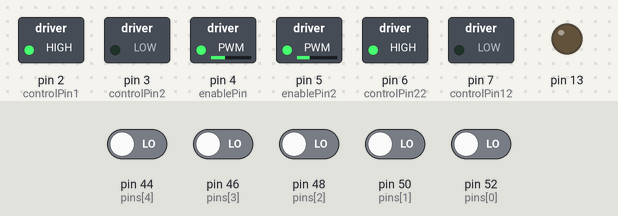
Recording of a sketch running on a simulated Arduino Mega 2560, built with avr-gcc and run on an emulated ATmega2560. Shown: switched loads named in the sketch (green lamp = pin HIGH), output pins drawn as LEDs (lit = HIGH). Dashed ring = blinking. The test bench sets the inputs (shaded band); at power-on: pin 44 (pins[4]), pin 46 (pins[3]), pin 48 (pins[2]), pin 50 (pins[1]), pin 52 (pins[0]) LOW.

Above: at 1.2 s.
1.3 s: pin 44 (pins[4]) driven HIGH
At 1.7 s:
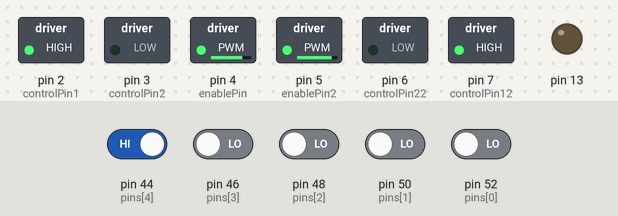
2.8 s: pin 52 (pins[0]) driven HIGH
At 4.28 s:
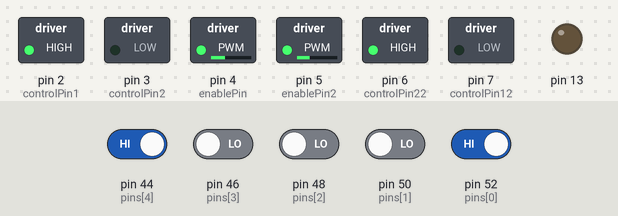
5.8 s: pin 46 (pins[3]) driven HIGH
At 5.98 s:
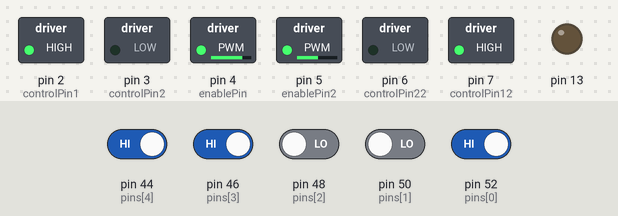
7.9 s: pin 50 (pins[1]) driven HIGH
At 8.84 s:
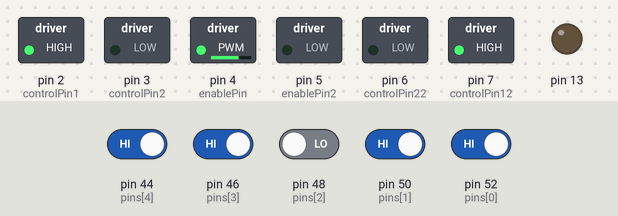
10.9 s: pin 44 (pins[4]) driven LOW
At 12.1 s:
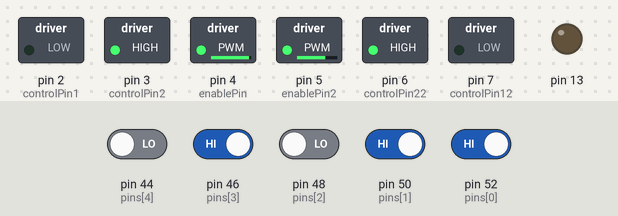
12.4 s: pin 52 (pins[0]) driven LOW
At 13.32 s:
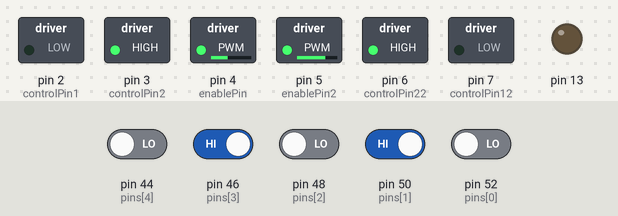
Timing chart, 0 to 16.4 s (numbered marks = the images above; inputs shaded):
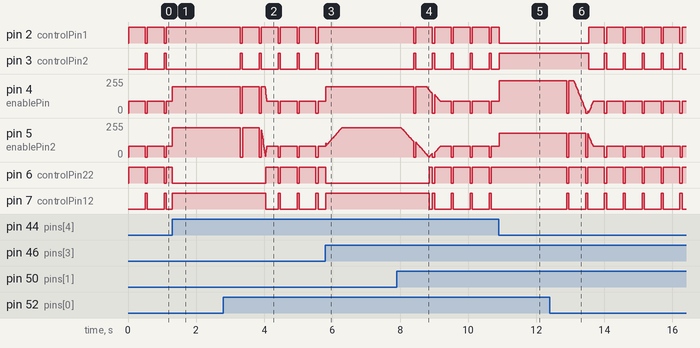

Measured:
- after the input at 1.3 s, pin 2 (controlPin1): stops changing and stays HIGH; pin 3 (controlPin2): stops changing and stays LOW
- after the input at 2.8 s, pin 2 (controlPin1): alternates HIGH for 0.49 s and LOW for 0.06 s, starting after 0.50 s; pin 3 (controlPin2): alternates HIGH for 0.06 s and LOW for 0.49 s, starting after 0.50 s
- after the input at 5.8 s, pin 2 (controlPin1): stops changing and stays HIGH; pin 3 (controlPin2): stops changing and stays LOW
- after the input at 7.9 s, pin 2 (controlPin1): alternates HIGH for 0.49 s and LOW for 0.06 s, starting after 0.49 s; pin 3 (controlPin2): alternates HIGH for 0.06 s and LOW for 0.49 s, starting after 0.49 s
- after the input at 10.9 s, pin 6 (controlPin22): stops changing and stays HIGH; pin 7 (controlPin12): stops changing and stays LOW
- after the input at 12.4 s, pin 2 (controlPin1): alternates HIGH for 0.49 s and LOW for 0.06 s, starting after 1.1 s; pin 3 (controlPin2): alternates HIGH for 0.06 s and LOW for 0.49 s, starting after 1.1 s
- by itself, pin 2 (controlPin1): alternates HIGH for 0.49 s and LOW for 0.06 s
- by itself, pin 3 (controlPin2): alternates HIGH for 0.06 s and LOW for 0.49 s

The sketch:

control45.ino
```cpp
// Constants
// Please use define instead of creating variable

int pins[5] = {52,50,48,46,44}; //left to right pins for ir sensor

#define threshold 11

#define k 40.0 // coefficient for error, type is float // 30.0
#define kd 60.0 // coefficient for derivative of error // 8.0
#define ki 85.0 // coefficient for integral of error // 50.0

#define iDur 96 // length of array

// 2, 3, 9 is the left motor
#define controlPin1 2 // aangesloten aan pin 7 van de H-bridge
#define controlPin2 3 // aangesloten aan pin 2 van de H-bridge
#define enablePin 4   // aangesloten aan pin 1 van de H-bridge

// 6, 7, 10 is the right motor
#define controlPin12 7 // aangesloten aan pin 15 van de H-bridge
#define controlPin22 6 // aangesloten aan pin 10 van de H-bridge
#define enablePin2 5  // aangesloten aan pin 9 van de H-bridge

// Ultrasonic
#define trigPinFront 8
#define echoPinFront 9
#define trigPinSide 10 // side one is on the left
#define echoPinSide 11

// Line Tracking
#define forwardSpeed 80 // forward speed
#define maxTurn 180 // max forward speed
#define minTurn -220 // max backward speed

// obstacles avoiding
#define curvingSpeed 80
#define nudgeFactor 50 // how much does the car turn when avoiding obstacles based on increasing/decreasing distance
#define turnRadius 7 // radius for turning
#define distThreshold 10 // dist for fornt
#define distThresholdSide 35 // dist avg for side, +-5
#define curvingTime 200
#define afterObjTime 500 // time spent turning right after getting over obstacles
float distFront, distSide;

bool sensors[5] = {false,false,false,false,false};
int sensorPos = 0;
int blacknum = 0;

// data required to calculate de/dt
unsigned long prevTime = 0;
int prevPos=0;

// data required to do integral of error
int integralList[iDur]; // The value of prev 128 error
int integralTime[iDur]; // The duration of the prev 128 error
int integralIndex=0; // point at the current overwriting value in list
long integralSum = 0;// won't overflow
int totalTime = 0;
int t2;

int turnFactor; // >0:turning right, <0:turning left

// current activity
// 0:nothing, 1:going forward, 2:going backward, 3:turning left, 4:turning right
int current = 0;

// MOTOR CONTROL -------------------------
void setMotors(int s1, int s2) {
  // move motors at s1, s2
  if(s1 > 0) {
    digitalWrite(controlPin1, HIGH);
    digitalWrite(controlPin2, LOW);

  }
  else {
    digitalWrite(controlPin1, LOW);
    digitalWrite(controlPin2, HIGH);
  }

  // foward -> r2 = 1
  if(s2 > 0) {
    digitalWrite(controlPin12, LOW);
    digitalWrite(controlPin22, HIGH);
  }
  else {
    digitalWrite(controlPin12, HIGH);
    digitalWrite(controlPin22, LOW);
  }

  analogWrite(enablePin,  abs(int(s1*1.1)));
  analogWrite(enablePin2, abs(s2));
}

float getDelay(int pin){
  float de = pulseIn(pin, HIGH, 10000L) * 0.017;
  if (de==0.0)de=170.0;
  return de;
}

void blink(int n){
  // make l light blink n times
  for (int i=0; i<n;i++){
    digitalWrite(13,HIGH);
    delay(500);
    digitalWrite(13,LOW);
    delay(500);
  }
}


// ULTRASONIC ----------------------------
void getDistance(int x) { // x = 1 is front, x = 0 is side
  if (x == 1) {
    digitalWrite(trigPinFront, LOW);
    delayMicroseconds(5);
    digitalWrite(trigPinFront, HIGH);
    delayMicroseconds(10);
    digitalWrite(trigPinFront, LOW);

    distFront = getDelay(echoPinFront);

  } else {
    digitalWrite(trigPinSide, LOW);
    delayMicroseconds(5);
    digitalWrite(trigPinSide, HIGH);
    delayMicroseconds(10);
    digitalWrite(trigPinSide, LOW);

    distSide = getDelay(echoPinSide);
  }
}

void checkObject() {
  int turnspeed = 160;
  // new distance created due to curving time? d <= sqrt(threshold^2 + (vt)^2)
  // accounted by nudge time
  getDistance(1);
  if (distFront < distThreshold) {
    // turning right
    setMotors(0, 0);
    delay(100);
    setMotors(turnspeed, -turnspeed);
    getDistance(0);
    while (distSide > distThresholdSide) {
      getDistance(0);
    }
    setMotors(0, 0);

    while (blacknum < 2) {

      //go forward
      digitalWrite(13,HIGH);
      setMotors(curvingSpeed, curvingSpeed);
      delay(curvingTime);
      getDistance(0);
      unsigned long t=millis();
      // go until object not detected / too far
      while (distSide < distThresholdSide+2){
        if(millis()>(t+500)){
          setMotors(0,0);
          delay(150);
          setMotors(curvingSpeed, curvingSpeed);
          t=millis();
        }
        getDistance(0);
        readSensor();
        if (blacknum >= 2)goto endObj;
      }

      setMotors(0, 0);
      digitalWrite(13,LOW);

      delay(300);

      setMotors(-turnspeed,turnspeed);
      getDistance(0);

      while (distSide > distThresholdSide+5) { // turn until object is detected
        getDistance(0);
        readSensor();
        if (blacknum >= 2)goto endObj; // exit loop
      }

      setMotors(0, 0);
      delay(300);

      // nudge wiwii towards the object to account for any distance created
      digitalWrite(13,HIGH);
      if (turnRadius>distSide){//getting closer
        setMotors(turnspeed,-turnspeed);
      } else setMotors(-turnspeed,turnspeed);
      delay((int)(nudgeFactor*abs(turnRadius-distSide)));
      digitalWrite(13,LOW);

      // since it's nudged, we need to have it go forward until it see the object on it's side again
      // go until object detected
      setMotors(curvingSpeed, curvingSpeed);
      while (distSide > distThresholdSide){
        getDistance(0);
        readSensor();
        if (blacknum >= 2)goto endObj; // exit loop
      }
      setMotors(0,0);
    }
    // Reset the data for dk
    endObj:;
    setMotors(0,0);
    blink(3);
    // turn back a bit for better ir handling
    setMotors(turnspeed, -turnspeed);
    delay(afterObjTime);
    setMotors(0,0);
    resetIR();
  }
}

// IR ------------------------------------
void readSensor(){
  // read data from sensor and store result in sensorPos
  // note: sensors should not be referenced in outside scope

  // prepare sensor
  for(int p:pins){
    pinMode(p, OUTPUT);
    digitalWrite(p,HIGH);
  }
  delay(1);
  for(int p:pins){
    pinMode(p, INPUT);
  }
  delay(threshold);

  // check if the value changed
  bool changed = false;
  int sv;
  for(int i=0;i<5;i++){
    sv = digitalRead(pins[i])==HIGH;//IF IT'S BLACK
    if(sensors[i]!=sv){
      changed=true;
      sensors[i]=sv;
    }
  }

  if(changed){// if changed, get new pos
    blacknum = 0;
    sensorPos=0;
    for(int i=0;i<5;i++){
      if(sensors[i]){
        blacknum+=1;
        sensorPos += (i-2);
      }
    }
    // adjust for number of value added, make sure result is an integer;
    sensorPos = 12/blacknum*sensorPos;
  }
}

void resetIR(){
  // reset the data for ir sensor

  // init integralList and integralTime
  for(int i=0;i<128;i++){
    integralList[i] = 0;
    integralTime[i] = 0;
  }
  readSensor();
  prevTime = millis();
  prevPos = sensorPos;
}

void calTurn(){
  // calculate integral and derivative of error to get the turn factor
  // integral
  unsigned long curTime = millis();
  integralSum -= integralList[integralIndex]*integralTime[integralIndex];
  totalTime -= integralTime[integralIndex];
  integralList[integralIndex] = sensorPos;
  integralTime[integralIndex] = (int)(curTime-prevTime);
  integralSum += sensorPos*(curTime-prevTime);
  totalTime += (int)(curTime-prevTime);
  integralIndex++;
  if (integralIndex==iDur)integralIndex=0;
  // turn factor
  turnFactor = (int)(integralSum*ki/totalTime + (sensorPos-prevPos)*kd/max(1,(curTime-prevTime)) + k*sensorPos);

}

void controller() {
  calTurn();
  // Serial.println(turnFactor);
  // Serial.print("\t");
  // for (bool i:sensors){
  //   Serial.print(i);
  //   Serial.print(", ");
  // }
  setMotors(min(maxTurn,max(minTurn, forwardSpeed+turnFactor)), min(maxTurn,max(minTurn, forwardSpeed-turnFactor)));
  if (sensorPos!=0){
    t2=millis();
  }
  if(millis()>(t2+500)){
    setMotors(0,0);
    delay(50);
    t2=millis();
  }
  prevTime = millis();
  prevPos = sensorPos;
}

// SETUP & LOOP -------------------------
void setup() {
  Serial.begin(9600);
  // do not do this, this mess up pin 0 and 1

  int t2=millis();
  // set mode for motor pins
  pinMode(controlPin1, OUTPUT);
  pinMode(controlPin2, OUTPUT);
  pinMode(enablePin, OUTPUT);
  pinMode(controlPin12, OUTPUT);
  pinMode(controlPin22, OUTPUT);
  pinMode(enablePin2, OUTPUT);

  // set mode for ultrasonic
  pinMode(trigPinFront, OUTPUT);
  pinMode(echoPinFront, INPUT);
  pinMode(trigPinSide, OUTPUT);
  pinMode(echoPinSide, INPUT);

  resetIR();

  // l light
  pinMode(13, OUTPUT);
  digitalWrite(13,LOW);
}

void loop() {
  // checkObject();
  readSensor();
  controller();
  // getDistance(1);
  // getDistance(0);
  // Serial.print(distFront);
  // Serial.print(" ");
  // Serial.println(distSide);
}
```
